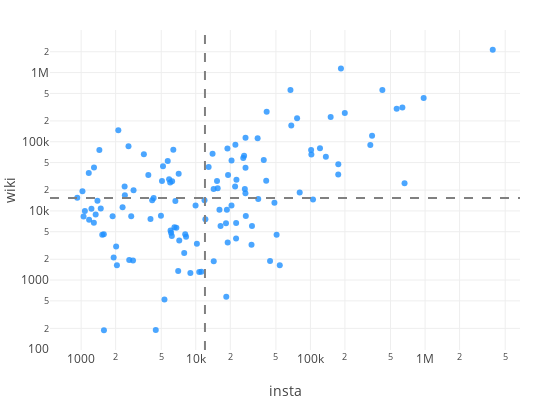

The code cell stored with this chart in its notebook:
### Code cell
insta_wiki_scatter(city_data)

### Figure 1 — Plotly figure (JSON) as saved in the notebook; plotly's stock layout.template omitted (floating-point values rounded to 4 significant figures)
{"data": [{"hoverinfo": "text", "marker": {"color": "dodgerblue", "opacity": 0.8}, "mode": "markers", "name": "huge", "text": ["<i>Piazza Del Colosseo</i><br>Colosseum, 2133252<br>Colosseo (Rome Metro..., 6868", "<i>Piazza Di Spagna</i><br>Spanish Steps, 328490<br>Piazza di Spagna, 60540<br>Babington's tea room, 9721<br>Fontana della Barcac..., 23768<br>Keats–Shelley Memori..., 7896", "<i>Piazza Della Rotonda</i><br>Piazza della Rotonda, 15773<br>Fontana del Pantheon, 9430", "<i>Piazza Navona</i><br>Piazza Navona, 200052<br>Fontana dei Quattro ..., 93577<br>Stadium of Domitian, 20042", "<i>Lungotevere Castello</i><br>Castel Sant'Angelo, 300875", "<i>Via Della Salara Vecchia</i><br>Roman Forum, 485531<br>Forum of Caesar, 22192<br>Temple of Vesta, 51295", "<i>Piazza Del Popolo</i><br>Piazza del Popolo, 95407<br>Santa Maria del Popo..., 16790<br>Porta del Popolo, 10163", "<i>Piazza Venezia</i><br>Piazza Venezia, 89786", "<i>Piazza Del Campidoglio</i><br>Capitoline Museums, 80025<br>Capitoline Hill, 162152<br>Metropolitan City of..., 18741", "<i>Via Della Minerva</i><br>Pantheon, Rome, 1147785", "<i>Via Guido Reni</i><br>MAXXI, 47094", "<i>Via Del Corso</i><br>Via del Corso, 24191<br>San Marcello al Cors..., 9520", "<i>Via Del Teatro Di Marcello</i><br>Altare della Patria, 227378", "<i>Ponte Sant'Angelo</i><br>Ponte Sant'Angelo, 60912", "<i>Via Del Pellegrino</i><br>Campo de' Fiori, 80826", "<i>Viale De Coubertin Pietro</i><br>Parco della Musica, 14677", "<i>Piazza Pietro D'Illiria</i><br>Orange Garden, Rome, 15798<br>Santa Sabina, 49449", "<i>Via Tuscolana</i><br>Cinecittà, 66050<br>Porta Furba - Quadra..., 1553<br>Anagnina (Rome Metro..., 5388<br>Giulio Agricola (Rom..., 1978<br>Lucio Sestio (Rome M..., 1207", "<i>Via Dei Condotti</i><br>Antico Caffè Greco, 18465", "<i>Via Di San Gregorio</i><br>Palatine Hill, 219482", "<i>Viale Dei Gladiatori</i><br>Foro Italico, 28255<br>Italian Open (tennis..., 144033", "<i>Piazza Di Trevi</i><br>Trevi Fountain, 561619", "<i>Via Di Pietralata</i><br>Pietralata (Rome Met..., 1636", "<i>Via Flaminia</i><br>Unione Rugby Capitol..., 4519", "<i>Piazza Trilussa</i><br>Ponte Sisto, 13148", "<i>Piazza Camillo Benso Conte Di Cavour</i><br>Teatro Adriano, 1880", "<i>Belvedere Romolo E Remo</i><br>Circus Maximus, 271936", "<i>Via In Miranda</i><br>Regia, 27365", "<i>Viale Della Trinità Dei Monti</i><br>Villa Medici, 54462", "<i>Via Del Governo Vecchio</i><br>Santa Maria in Valli..., 14847", "<i>Piazza Della Bocca Della Verità</i><br>Bocca della Verità, 112507", "<i>Passeggiata Del Gianicolo</i><br>Villa Lante al Giani..., 6063", "<i>Via Del Circo Massimo</i><br>Circo Massimo (Rome ..., 3248", "<i>Via Margutta</i><br>Via Margutta, 8470", "<i>Via Di Ripetta</i><br>Ara Pacis, 111879<br>Via di Ripetta, 2160", "<i>Via Della Lungara</i><br>Villa Farnesina, 27281<br>Palazzo Corsini, Rom..., 13769<br>Santa Croce alla Lun..., 1079", "<i>Via Della Conciliazione</i><br>Via della Conciliazi..., 18069", "<i>Via Dei Fori Imperiali</i><br>Via dei Fori Imperia..., 20741", "<i>Piazza Della Minerva</i><br>Piazza della Minerva, 9013<br>Santa Maria sopra Mi..., 53511", "<i>Via Di San Nicola De' Cesarini</i><br>Largo di Torre Argen..., 58352", "<i>Piazza Grazioli</i><br>Doria Pamphilj Galle..., 28244", "<i>Via Giulia</i><br>Via Giulia, 6687", "<i>Via Appia Nuova</i><br>Capannelle Racecours..., 3991", "<i>Piazzale Ostiense</i><br>Pyramid of Cestius, 66206<br>Protestant Cemetery,..., 24581", "<i>Piazza Di Pietra</i><br>Temple of Hadrian, 22583", "<i>Via Di Santa Maria Dell'Anima</i><br>Sant'Agnese in Agone, 39111<br>Palazzo Pamphilj, 14412", "<i>Via Di Torre Argentina</i><br>Teatro Argentina, 11999", "<i>Via G. Garibaldi</i><br>Janiculum, 33093", "<i>Arco Della Pace</i><br>Chiostro del Bramant..., 3479", "<i>Piazza Colonna</i><br>Galleria Alberto Sor..., 9136<br>Piazza Colonna, 19282<br>Column of Marcus Aur..., 49282<br>Fontana di Piazza Co..., 2136", "<i>Piazza Di San Lorenzo In Lucina</i><br>San Lorenzo in Lucin..., 10425", "<i>Piazza S. Ignazio</i><br>Sant'Ignazio, Rome, 573", "<i>Via Appia Antica</i><br>Appian Way Regional ..., 6619", "<i>Lungotevere Dei Fiorentini</i><br>Ponte Vittorio Emanu..., 6073", "<i>Viale Dello Stadio Dei Marmi</i><br>Stadio dei Marmi, 10424", "<i>Via Bocca Di Leone</i><br>Via Condotti, 21254", "<i>Ponte Milvio</i><br>Ponte Milvio, 27054", "<i>Via Nomentana</i><br>Monte Sacro (quarter..., 1875", "<i>Via Del Salvatore</i><br>Palazzo Madama, 20722", "<i>Piazza Farnese</i><br>Palazzo Farnese, 67333", "<i>Via Del Plebiscito</i><br>Palazzo Venezia, 43280", "<i>Largo Cristina Di Svezia</i><br>Orto Botanico dell'U..., 7577", "<i>Piazza Di San Pantaleo</i><br>Palazzo Braschi, 5864<br>Museo di Roma, 8388", "<i>Via Dell'Aquila Reale</i><br>Torre Maura (Rome Me..., 1316", "<i>Via Giuseppe Toraldo</i><br>Torre Angela (Rome M..., 1313", "<i>Ponte Umberto I</i><br>Ponte Umberto I, 3348", "<i>Piazza Mattei</i><br>Fontana delle Tartar..., 11151<br>Lungotevere De' Cenc..., 845", "<i>Via Di Passo Lombardo</i><br>Vermicino, 1265", "<i>Via Dei Coronari</i><br>Via dei Coronari, 4213", "<i>Corso Vittorio Emanuele Ii</i><br>Corso Vittorio Emanu..., 4585", "<i>Viale Libia</i><br>Libia (Rome Metro), 2457", "<i>Piazza Conca D'Oro</i><br>Conca d'Oro (Rome Me..., 3748", "<i>Via Di Ponte Quattro Capi</i><br>Tiber Island, 34594", "<i>Via Dei Banchi Vecchi</i><br>Santa Lucia del Gonf..., 1350", "<i>Piazza Benedetto Cairoli</i><br>San Carlo ai Catinar..., 5717", "<i>Via Del Gianicolo</i><br>Pontifical North Ame..., 13911", "<i>Via Della Scrofa</i><br>Biblioteca Angelica, 5813", "<i>Via Degli Astalli</i><br>Church of the Gesù, 76892", "<i>Piazza Vidoni</i><br>Sant'Andrea della Va..., 26816", "<i>Via Portuense</i><br>Romics, 4352", "<i>Borgo Sant'Angelo</i><br>Libera Università Ma..., 4819", "<i>Lungotevere Maresciallo Cadorna</i><br>Stadio Olimpico del ..., 5229", "<i>Corso Del Rinascimento</i><br>Sant'Ivo alla Sapien..., 25774", "<i>Via Capo Di Ferro</i><br>Palazzo Spada, 21024<br>Galleria Spada, 7726", "<i>Via Del Tempio</i><br>Roman Ghetto, 52742", "<i>Vicolo Di Febo</i><br>Lungotevere Michelan..., 522", "<i>Piazza Madama</i><br>Senate of the Republ..., 44367", "<i>Piazza Dei Cavalieri Di Malta</i><br>Villa del Priorato d..., 23643<br>Santi Bonifacio ed A..., 3456", "<i>Via Dei Campi Sportivi</i><br>Parioli, 8532", "<i>Piazza Di S. Agostino</i><br>Sant'Agostino, Rome, 190", "<i>Via Delle Vergini</i><br>Teatro Quirino, 1381<br>Via Salaria, 13963", "<i>Via Di Villa Giulia</i><br>National Etruscan Mu..., 14247", "<i>Piazza Della Maddalena</i><br>Santa Maria Maddalen..., 7669", "<i>Piazza Della Trinità Dei Monti</i><br>Trinità dei Monti, 32986", "<i>Via Quattro Novembre</i><br>Trajan's Forum, 65878", "<i>Piazza Dei Tribunali</i><br>Palace of Justice, R..., 19911", "<i>Via Dell'Arco Di Travertino</i><br>Arco di Travertino (..., 1919", "<i>Via Di S. Eustachio</i><br>Sant'Eustachio, 8400", "<i>Ponte Regina Margherita</i><br>Ponte Regina Margher..., 1954", "<i>Via Del Parlamento</i><br>Chamber of Deputies ..., 86269", "<i>Piazza Santi Apostoli</i><br>Santi Apostoli, Rome, 16857", "<i>Viale Degli Ippocastani</i><br>Pincian Hill, 22547", "<i>Piazza Apollodoro</i><br>Palazzetto dello Spo..., 11310", "<i>Piazza Del Arco Di Costantino</i><br>Arch of Constantine, 147198", "<i>Piazza Dei Quiriti</i><br>Fontana della Piazza..., 1640", "<i>Via Di Valle Delle Camene</i><br>Celio (rione of Rome..., 3047", "<i>Piazza Borghese</i><br>Piazza Borghese, 2120", "<i>Piazzale Della Farnesina</i><br>Palazzo della Farnes..., 8399", "<i>Piazza Dei Santi Giovanni E Paolo</i><br>Santi Giovanni e Pao..., 188", "<i>Via Marcantonio Colonna</i><br>St. John's Universit..., 4585", "<i>Via Di S. Ambrogio</i><br>Sant'Angelo, Rome, 4521", "<i>Piazza Dell'Oro</i><br>San Giovanni dei Fio..., 10791", "<i>Piazza Della Libertà</i><br>Castel Gandolfo, 75967", "<i>Piazza Di San Silvestro</i><br>San Silvestro in Cap..., 14075", "<i>Via Dei Penitenzieri</i><br>Santo Spirito in Sas..., 8868", "<i>Via Del Campidoglio</i><br>Temple of Saturn, 42469", "<i>Piazza Della Trinità Dei Pellegrini</i><br>Santissima Trinità d..., 6766", "<i>Largo Fontanella Di Borghese</i><br>Palazzo Borghese, 10721", "<i>Viale Nilde Iotti</i><br>Villa Celimontana, 7477", "<i>Via Sacra</i><br>Temple of Venus and ..., 35443", "<i>Via Del Banco Di Santo Spirito</i><br>Campo Marzio, 9938", "<i>Piazza Di S. Apollinare</i><br>Pontifical Universit..., 8324", "<i>Piazzale Della Stazione Tiburtina</i><br>Roma Tiburtina railw..., 19225", "<i>Via Nicola Zabaglia</i><br>Testaccio, 15461"], "textfont": {"color": "lightgrey", "size": 8}, "type": "scatter", "uid": "13ed29e2-4a60-11e9-a926-3c15c2cf2370", "x": [3893310, 972006, 662078, 634145, 565313, 424085, 344815, 332977, 199391, 184596, 175052, 174802, 150128, 136373, 121146, 105343, 101887, 101375, 80594, 76492, 68068, 66969, 54037, 50691, 48528, 44446, 41517, 41139, 39173, 35050, 34634, 30915, 30632, 27321, 27161, 27149, 27113, 26784, 26390, 25946, 22629, 22499, 22464, 22158, 22028, 20507, 20490, 19118, 18980, 18877, 18678, 18449, 18350, 16447, 16091, 15518, 15322, 14340, 14319, 14008, 12946, 12132, 11920, 11184, 10715, 10225, 9956, 8973, 8229, 8087, 7927, 7176, 7093, 7024, 6768, 6637, 6514, 6369, 6215, 6181, 6090, 6026, 5978, 5853, 5693, 5331, 5177, 5071, 4968, 4478, 4292, 4166, 4026, 3857, 3525, 2865, 2835, 2734, 2627, 2589, 2407, 2395, 2299, 2111, 2052, 2019, 1922, 1882, 1581, 1577, 1528, 1483, 1442, 1388, 1339, 1295, 1291, 1230, 1174, 1166, 1078, 1050, 1027, 925], "y": [2140120, 430415, 25203, 313671, 300875, 559018, 122360, 89786, 260918, 1147785, 47094, 33711, 227378, 60912, 80826, 14677, 65247, 76176, 18465, 219482, 172288, 561619, 1636, 4519, 13148, 1880, 271936, 27365, 54462, 14847, 112507, 6063, 3248, 8470, 114039, 42129, 18069, 20741, 62524, 58352, 28244, 6687, 3991, 90787, 22583, 53523, 11999, 33093, 3479, 79836, 10425, 573, 6619, 6073, 10424, 21254, 27054, 1875, 20722, 67333, 43280, 7577, 14252, 1316, 1313, 3348, 11996, 1265, 4213, 4585, 2457, 3748, 34594, 1350, 5717, 13911, 5813, 76892, 26816, 4352, 4819, 5229, 25774, 28750, 52742, 522, 44367, 27099, 8532, 190, 15344, 14247, 7669, 32986, 65878, 19911, 1919, 8400, 1954, 86269, 16857, 22547, 11310, 147198, 1640, 3047, 2120, 8399, 188, 4585, 4521, 10791, 75967, 14075, 8868, 42469, 6766, 10721, 7477, 35443, 9938, 8324, 19225, 15461]}], "layout": {"height": 400, "hovermode": "closest", "margin": {"b": 50, "l": 50, "r": 30, "t": 30}, "shapes": [{"line": {"color": "grey", "dash": "dash", "width": 2}, "type": "line", "x0": 12026, "x1": 12026, "xref": "x", "y0": 0, "y1": 1, "yref": "paper"}, {"line": {"color": "grey", "dash": "dash", "width": 2}, "type": "line", "x0": 0, "x1": 1, "xref": "paper", "y0": 15400.0, "y1": 15400.0, "yref": "y"}], "showlegend": false, "width": 550, "xaxis": {"title": "insta", "type": "log"}, "yaxis": {"title": "wiki", "type": "log"}}}
